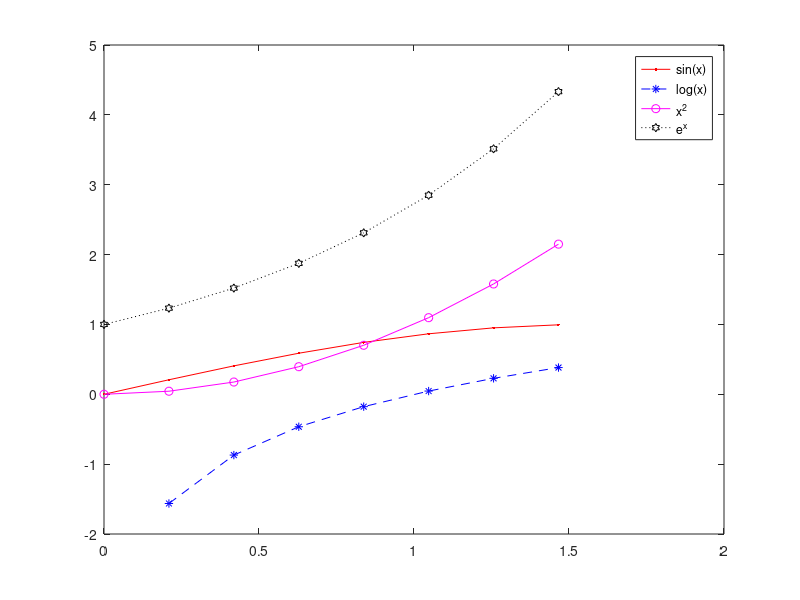

Here is the MATLAB script that generated this plot:
function exam_2()
x=0:pi/15:pi/2;
y1=sin(x);
y2=log(x);
y3=x.^2;
y4=exp(x);

plot(x,y1,'r.-',x,y2,'--*b',x,y3,'-mo',x,y4,':kh')
legend('sin(x)','log(x)','x^2','e^x')
